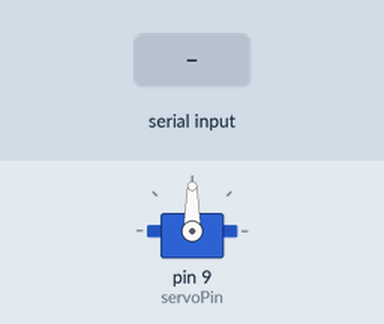
This sketch was run on a simulated Arduino Uno, built with avr-gcc and run on an emulated ATmega328P. Parts: servo. The inputs (shaded band) are chosen by the test bench. What the sketch prints to the serial monitor is not drawn.

Above: at 1.3 s.
1.4 s: "30,150\n" received over Serial
At 3.5 s:
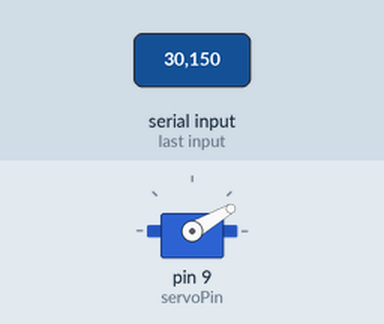
3.8 s: "5\n" received over Serial
At 5.3 s:
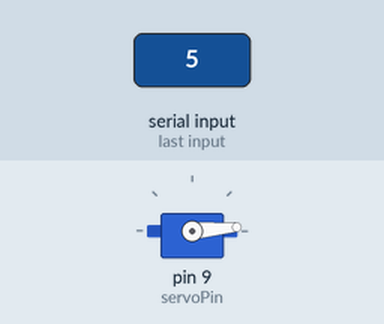
5.6 s: "+\n" received over Serial
At 6.8 s:
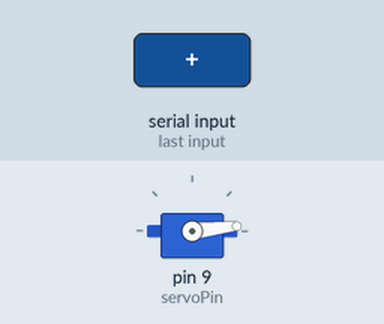
7.1 s: "--\n" received over Serial
At 7.9 s:
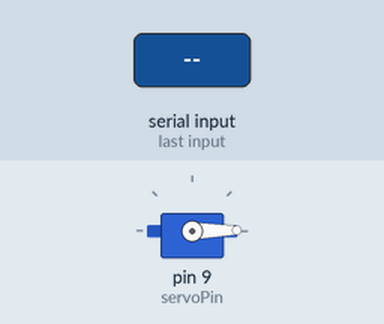
Timing chart, 0 to 9.6 s (numbered marks = the images above; inputs shaded):
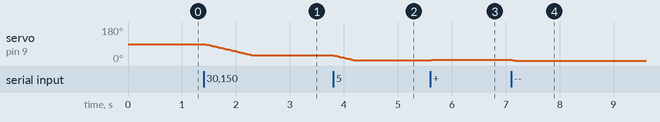

Measured:
- after the input at 1.4 s, servo on pin 9 (servoPin): moves from 90° to 30° over 0.90 s, starting at once
- after the input at 3.8 s, servo on pin 9 (servoPin): moves from 30° to 5° over 0.36 s, starting at once
- after the input at 5.6 s, servo on pin 9 (servoPin): 5° → 6° at once
- after the input at 7.1 s, servo on pin 9 (servoPin): 6° → 1° at once

The sketch:

servo_control.ino
```cpp
#include <Servo.h>

Servo myservo;

const int servoPin = 9;
int currentPos = 90;  // 初始位置90度

void setup() {
  Serial.begin(9600);
  myservo.attach(servoPin);
  myservo.write(currentPos);

  Serial.println("=== 舵机控制系统 ===");
  Serial.println("当前位置: 90度");
  Serial.println("命令:");
  Serial.println("  输入角度 (0-180) - 移动到指定角度");
  Serial.println("  + - 增加1度");
  Serial.println("  - - 减少1度");
  Serial.println("  ++ - 增加5度");
  Serial.println("  -- - 减少5度");
  Serial.println("  r - 重置到90度");
  Serial.println("  p - 显示当前位置");
  Serial.println("==================");
}

void loop() {
  if (Serial.available() > 0) {
    String input = Serial.readStringUntil('\n');
    input.trim();

    if (input.length() > 0) {
      processCommand(input);
    }
  }
}

void processCommand(String cmd) {
  int newPos = currentPos;

  if (cmd == "+") {
    // 增加1度
    newPos = currentPos + 1;
    Serial.println("增加1度");
  }
  else if (cmd == "-") {
    // 减少1度
    newPos = currentPos - 1;
    Serial.println("减少1度");
  }
  else if (cmd == "++" || cmd == "++") {
    // 增加5度
    newPos = currentPos + 5;
    Serial.println("增加5度");
  }
  else if (cmd == "--" || cmd == "--") {
    // 减少5度
    newPos = currentPos - 5;
    Serial.println("减少5度");
  }
  else if (cmd == "r" || cmd == "R") {
    // 重置到90度
    newPos = 90;
    Serial.println("重置到90度");
  }
  else if (cmd == "p" || cmd == "P") {
    // 显示当前位置
    Serial.print("当前位置: ");
    Serial.print(currentPos);
    Serial.println("度");
    return;
  }
  else {
    // 尝试解析为数字
    int angle = cmd.toInt();
    if (angle >= 0 && angle <= 180) {
      newPos = angle;
      Serial.print("移动到 ");
      Serial.print(angle);
      Serial.println("度");
    } else {
      Serial.println("错误: 无效命令或角度超出范围 (0-180)");
      return;
    }
  }

  // 限制角度范围
  if (newPos < 0) {
    newPos = 0;
    Serial.println("警告: 已限制到最小角度 0度");
  }
  if (newPos > 180) {
    newPos = 180;
    Serial.println("警告: 已限制到最大角度 180度");
  }

  // 缓慢移动舵机（每次1度）
  moveServoSlowly(currentPos, newPos);
  currentPos = newPos;

  Serial.print("→ 当前位置: ");
  Serial.print(currentPos);
  Serial.println("度");
}

void moveServoSlowly(int fromPos, int toPos) {
  // 确定移动方向
  int step = (toPos > fromPos) ? 1 : -1;

  // 逐步移动
  for (int pos = fromPos; pos != toPos; pos += step) {
    myservo.write(pos);
    delay(15);  // 每度之间延迟15毫秒，可调整速度
  }

  // 移动到最终位置
  myservo.write(toPos);
}
```
